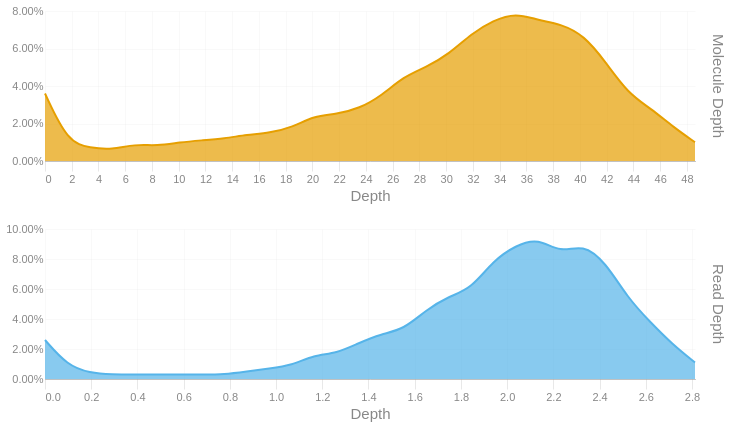

The cell this chart's notebook holds for it:
### Code cell
readdep = depth_hist(tb['Read Depth'], q99, 3)
readdep = readdep.with_columns(pl.lit('Read Depth').alias('Metric'))
if not SKIPLR:
    moldep = depth_hist(tb['Molecule Depth'], mol_q99, 1)
    moldep = moldep.with_columns(pl.lit('Molecule Depth').alias('Metric'))
    _hist = pl.concat([readdep, moldep])
    _hist = _hist.filter(pl.col('Proportion') != 0)
    with SafeRender(_hist):
        (
            alt.Chart(_hist)        
            .mark_area(interpolate = "basis")
            .encode(
                x=alt.X('Bin:Q').scale(domainMin=0).axis(alt.Axis(title='Depth')),
                y = alt.Y('Proportion:Q', title = None).axis(format = '.2%'),
                color = alt.Color('Metric:N').legend(None),
                row = alt.Row("Metric:N").header(title = None, labelOrient = 'right'),
                tooltip = [
                    alt.Tooltip("Metric:N", title = "Metric"),
                    alt.Tooltip('Interval:N', title = "Depth Interval"),
                    alt.Tooltip('Proportion:Q', title = "% Alignments").format('.2%')
                ]
            )
            .resolve_scale(x='independent', y='independent')
            .properties(
                height = 150, width = 650,
                usermeta={'embedOptions': {'downloadFileName': f'{samplename}.depth.hist'}}
            )
        ).display()
else:
    readdep = readdep.filter(pl.col('Proportion') != 0)
    with SafeRender(readdep):
        (
            alt.Chart(readdep)        
            .mark_area(interpolate = "basis")
            .encode(
                x=alt.X('Bin:Q').scale(domainMin=0).axis(alt.Axis(title='Depth')),
                y = alt.Y('Proportion:Q', title = None).axis(format = '.2%'),
                tooltip = [
                    alt.Tooltip('Interval:N', title = "Depth Interval"),
                    alt.Tooltip('Proportion:Q', title = "% Alignments").format('.2%')
                ]
            )
            .properties(
                usermeta={'embedOptions': {'downloadFileName': f'{samplename}.depth.hist'}}
            )
        ).display()

### Figure 1 — Vega-Lite specification as saved in the notebook (floating-point values rounded to 4 significant figures)
{"width": 650, "height": 150, "config": {"title": {"anchor": "start", "dy": -15, "fontSize": 18, "color": "#888888", "subtitleColor": "#888888", "subtitleFontSize": 14}, "arc": {"fill": "#0072B2"}, "axis": {"domainColor": "#888888", "domainWidth": 0.5, "gridWidth": 0.2, "grid": false, "titleFontWeight": 400, "titleFontSize": 15, "labelFontSize": 11, "labelColor": "#888888", "tickColor": "#888888", "tickWidth": 0.2, "titleColor": "#888888"}, "axisBand": {"grid": false}, "axisX": {"grid": true, "tickSize": 10, "domainCap": "round"}, "axisY": {"domain": false, "grid": true, "tickSize": 0, "domainCap": "round"}, "background": "transparent", "header": {"labelFontSize": 15, "labelColor": "#888888", "titleFontSize": 15, "titleFontWeight": 600, "titleColor": "#888888"}, "legend": {"labelFont": "sans-serif", "labelFontSize": 12, "labelColor": "#888888", "symbolSize": 100, "symbolType": "circle", "titleFontSize": 12, "titlePadding": 10, "titleColor": "#888888", "title": null}, "range": {"category": ["#E69F00", "#56B4E9", "#009E73", "#F0E442", "#0072B2", "#D55E00", "#CC79A7", "#000000"], "diverging": ["#cfe8f3", "#a2d4ec", "#73bfe2", "#46abdb", "#1696d2", "#12719e"]}, "area": {"fill": "#0072B2", "fillOpacity": 0.7, "line": true, "strokeOpacity": 0.7}, "line": {"color": "#0072B2", "stroke": "#0072B2", "strokeWidth": 2}, "trail": {"color": "#0072B2", "stroke": "#0072B2", "strokeWidth": 0, "size": 1}, "point": {"filled": true, "fillOpacity": 1.0, "size": 95}, "text": {"color": "#888888", "fontSize": 11, "align": "right", "fontWeight": 400, "size": 11}, "bar": {"fill": "#0072B2", "stroke": null}, "view": {"stroke": null, "continuousWidth": 660, "continuousHeight": 400}}, "data": {"name": "data-616c3344c60762c2b6831ab49741e1da"}, "mark": {"type": "area", "interpolate": "basis"}, "encoding": {"color": {"field": "Metric", "legend": null, "type": "nominal"}, "row": {"field": "Metric", "header": {"title": null, "labelOrient": "right"}, "type": "nominal"}, "tooltip": [{"field": "Metric", "title": "Metric", "type": "nominal"}, {"field": "Interval", "title": "Depth Interval", "type": "nominal"}, {"field": "Proportion", "format": ".2%", "title": "% Alignments", "type": "quantitative"}], "x": {"axis": {"title": "Depth"}, "field": "Bin", "scale": {"domainMin": 0}, "type": "quantitative"}, "y": {"axis": {"format": ".2%"}, "field": "Proportion", "title": null, "type": "quantitative"}}, "resolve": {"scale": {"x": "independent", "y": "independent"}}, "usermeta": {"embedOptions": {"downloadFileName": "S5_Hudson_1173.depth.hist"}}, "$schema": "https://vega.github.io/schema/vega-lite/v6.1.0.json", "datasets": {"data-616c3344c60762c2b6831ab49741e1da": [{"Bin": 0.0, "Interval": "0.0-0.097", "Proportion": 0.026, "Metric": "Read Depth"}, {"Bin": 0.097, "Interval": "0.097-0.194", "Proportion": 0.009, "Metric": "Read Depth"}, {"Bin": 0.194, "Interval": "0.194-0.291", "Proportion": 0.004, "Metric": "Read Depth"}, {"Bin": 0.291, "Interval": "0.291-0.388", "Proportion": 0.003, "Metric": "Read Depth"}, {"Bin": 0.388, "Interval": "0.388-0.485", "Proportion": 0.003, "Metric": "Read Depth"}, {"Bin": 0.485, "Interval": "0.485-0.582", "Proportion": 0.003, "Metric": "Read Depth"}, {"Bin": 0.582, "Interval": "0.582-0.679", "Proportion": 0.003, "Metric": "Read Depth"}, {"Bin": 0.679, "Interval": "0.679-0.776", "Proportion": 0.003, "Metric": "Read Depth"}, {"Bin": 0.776, "Interval": "0.776-0.873", "Proportion": 0.003, "Metric": "Read Depth"}, {"Bin": 0.873, "Interval": "0.873-0.97", "Proportion": 0.005, "Metric": "Read Depth"}, {"Bin": 0.97, "Interval": "0.97-1.067", "Proportion": 0.007, "Metric": "Read Depth"}, {"Bin": 1.067, "Interval": "1.067-1.164", "Proportion": 0.009, "Metric": "Read Depth"}, {"Bin": 1.164, "Interval": "1.164-1.261", "Proportion": 0.016, "Metric": "Read Depth"}, {"Bin": 1.261, "Interval": "1.261-1.358", "Proportion": 0.017, "Metric": "Read Depth"}, {"Bin": 1.358, "Interval": "1.358-1.455", "Proportion": 0.024, "Metric": "Read Depth"}, {"Bin": 1.455, "Interval": "1.455-1.552", "Proportion": 0.03, "Metric": "Read Depth"}, {"Bin": 1.552, "Interval": "1.552-1.649", "Proportion": 0.033, "Metric": "Read Depth"}, {"Bin": 1.649, "Interval": "1.649-1.746", "Proportion": 0.046, "Metric": "Read Depth"}, {"Bin": 1.746, "Interval": "1.746-1.843", "Proportion": 0.055, "Metric": "Read Depth"}, {"Bin": 1.843, "Interval": "1.843-1.94", "Proportion": 0.06, "Metric": "Read Depth"}, {"Bin": 1.94, "Interval": "1.94-2.037", "Proportion": 0.079, "Metric": "Read Depth"}, {"Bin": 2.037, "Interval": "2.037-2.134", "Proportion": 0.089, "Metric": "Read Depth"}, {"Bin": 2.134, "Interval": "2.134-2.231", "Proportion": 0.094, "Metric": "Read Depth"}, {"Bin": 2.231, "Interval": "2.231-2.328", "Proportion": 0.084, "Metric": "Read Depth"}, {"Bin": 2.328, "Interval": "2.328-2.425", "Proportion": 0.09, "Metric": "Read Depth"}, {"Bin": 2.425, "Interval": "2.425-2.522", "Proportion": 0.078, "Metric": "Read Depth"}, {"Bin": 2.522, "Interval": "2.522-2.619", "Proportion": 0.054, "Metric": "Read Depth"}, {"Bin": 2.619, "Interval": "2.619-2.716", "Proportion": 0.038, "Metric": "Read Depth"}, {"Bin": 2.716, "Interval": "2.716-2.813", "Proportion": 0.023, "Metric": "Read Depth"}, {"Bin": 2.813, "Interval": "2.813-2.91", "Proportion": 0.011, "Metric": "Read Depth"}, {"Bin": 0.0, "Interval": "0.0-1.7", "Proportion": 0.036, "Metric": "Molecule Depth"}, {"Bin": 1.7, "Interval": "1.7-3.4", "Proportion": 0.01, "Metric": "Molecule Depth"}, {"Bin": 3.4, "Interval": "3.4-5.0", "Proportion": 0.007, "Metric": "Molecule Depth"}, {"Bin": 5.0, "Interval": "5.0-6.7", "Proportion": 0.006, "Metric": "Molecule Depth"}, {"Bin": 6.7, "Interval": "6.7-8.4", "Proportion": 0.009, "Metric": "Molecule Depth"}, {"Bin": 8.4, "Interval": "8.4-10.1", "Proportion": 0.008, "Metric": "Molecule Depth"}, {"Bin": 10.1, "Interval": "10.1-11.7", "Proportion": 0.01, "Metric": "Molecule Depth"}, {"Bin": 11.7, "Interval": "11.7-13.4", "Proportion": 0.011, "Metric": "Molecule Depth"}, {"Bin": 13.4, "Interval": "13.4-15.1", "Proportion": 0.012, "Metric": "Molecule Depth"}, {"Bin": 15.1, "Interval": "15.1-16.8", "Proportion": 0.014, "Metric": "Molecule Depth"}, {"Bin": 16.8, "Interval": "16.8-18.5", "Proportion": 0.015, "Metric": "Molecule Depth"}, {"Bin": 18.5, "Interval": "18.5-20.1", "Proportion": 0.018, "Metric": "Molecule Depth"}, {"Bin": 20.1, "Interval": "20.1-21.8", "Proportion": 0.024, "Metric": "Molecule Depth"}, {"Bin": 21.8, "Interval": "21.8-23.5", "Proportion": 0.025, "Metric": "Molecule Depth"}, {"Bin": 23.5, "Interval": "23.5-25.2", "Proportion": 0.028, "Metric": "Molecule Depth"}, {"Bin": 25.2, "Interval": "25.2-26.8", "Proportion": 0.035, "Metric": "Molecule Depth"}, {"Bin": 26.8, "Interval": "26.8-28.5", "Proportion": 0.045, "Metric": "Molecule Depth"}, {"Bin": 28.5, "Interval": "28.5-30.2", "Proportion": 0.05, "Metric": "Molecule Depth"}, {"Bin": 30.2, "Interval": "30.2-31.9", "Proportion": 0.057, "Metric": "Molecule Depth"}, {"Bin": 31.9, "Interval": "31.9-33.5", "Proportion": 0.068, "Metric": "Molecule Depth"}, {"Bin": 33.5, "Interval": "33.5-35.2", "Proportion": 0.075, "Metric": "Molecule Depth"}, {"Bin": 35.2, "Interval": "35.2-36.9", "Proportion": 0.079, "Metric": "Molecule Depth"}, {"Bin": 36.9, "Interval": "36.9-38.6", "Proportion": 0.075, "Metric": "Molecule Depth"}, {"Bin": 38.6, "Interval": "38.6-40.3", "Proportion": 0.073, "Metric": "Molecule Depth"}, {"Bin": 40.3, "Interval": "40.3-41.9", "Proportion": 0.067, "Metric": "Molecule Depth"}, {"Bin": 41.9, "Interval": "41.9-43.6", "Proportion": 0.053, "Metric": "Molecule Depth"}, {"Bin": 43.6, "Interval": "43.6-45.3", "Proportion": 0.036, "Metric": "Molecule Depth"}, {"Bin": 45.3, "Interval": "45.3-47.0", "Proportion": 0.028, "Metric": "Molecule Depth"}, {"Bin": 47.0, "Interval": "47.0-48.6", "Proportion": 0.018, "Metric": "Molecule Depth"}, {"Bin": 48.6, "Interval": "48.6-50.32", "Proportion": 0.01, "Metric": "Molecule Depth"}]}}
